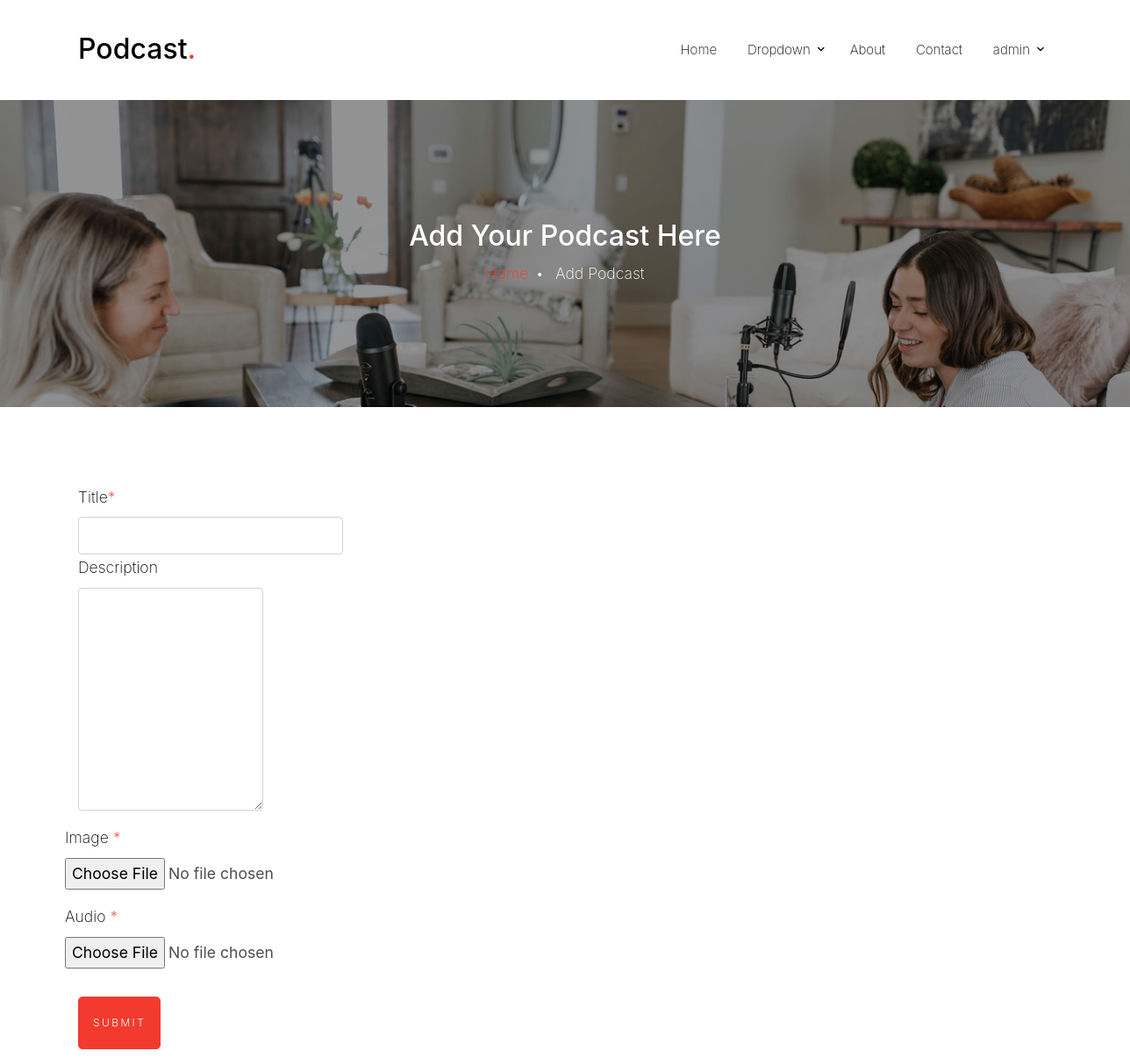
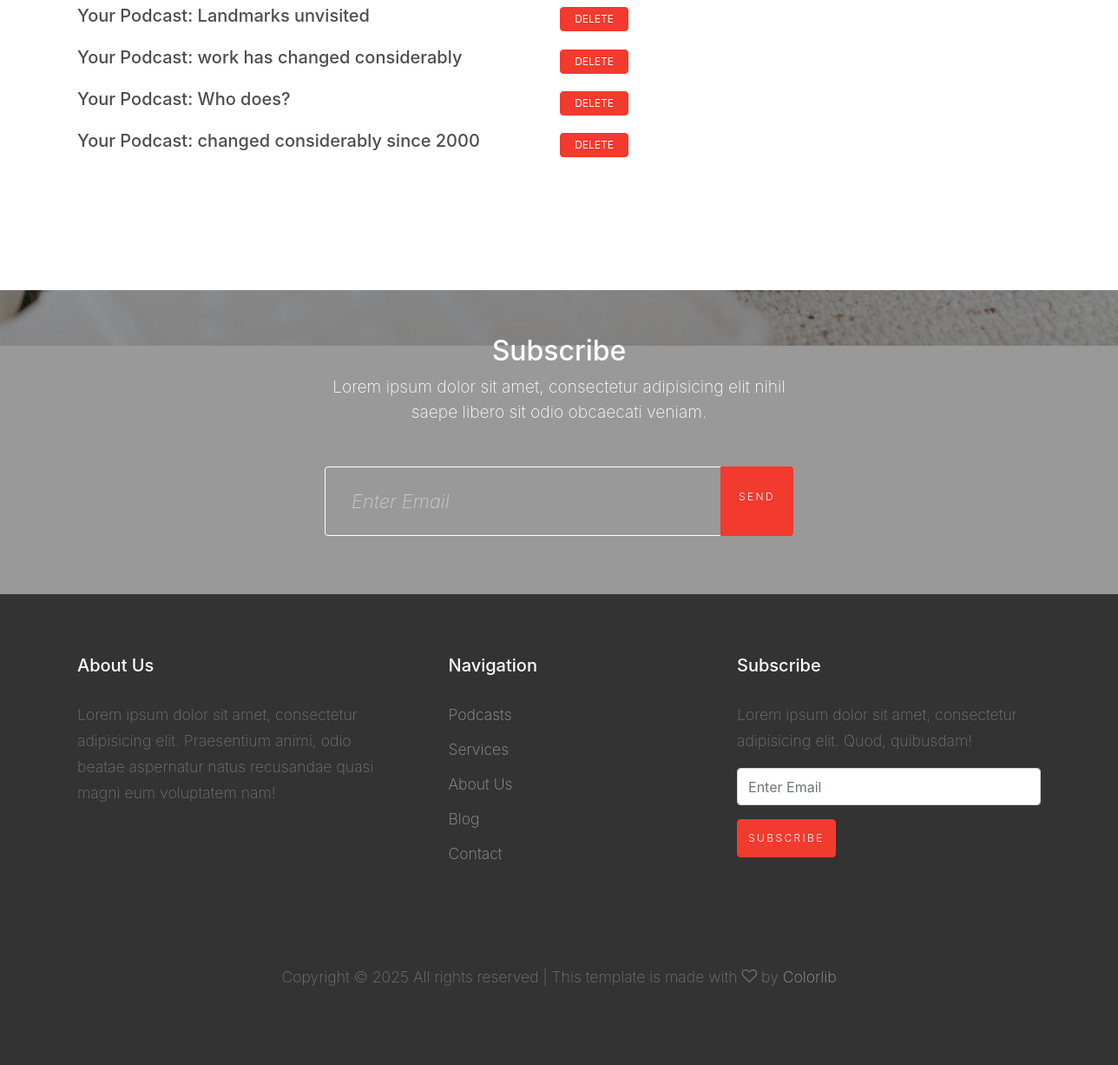
The app's page /add/ (signed in) with its own data (2 pictures, top to bottom).
### podcast_detail/models.py (models this page shows, shortened)
class Podcast(models.Model):
    title = models.CharField(max_length=100)
    body = models.CharField(max_length=300, null=True, blank=True)
    image = models.ImageField(upload_to='media', default='img_5.jpg', null=True, blank=True)
    created_at = models.DateTimeField(auto_now_add=True)
    mp3_file = models.FileField(upload_to='podcasts/')
    duration = models.DurationField(blank=True, null=True)
    author = models.ForeignKey(User, on_delete=models.CASCADE, blank=True, null=True)
    date=models.DateTimeField(auto_now_add=True)

### podcast_detail/views.py (the view)
# urls.py: path('add/', views.add_podcast, name='add_podcast'),
@login_required
def add_podcast(request):
    if request.method == 'POST':
        form = AddPodcastForm(request.POST, request.FILES)
        if form.is_valid():
            podcast = form.save(commit=False)
            podcast.author = request.user
            podcast.save()
            messages.success(request, "You have added a podcast Now")
            return redirect('add_podcast')
    else:
        form = AddPodcastForm()
    podcasts = Podcast.objects.filter(author=request.user)
    return render(request, 'podcast_detail/add_podcast.html', {'form': form, 'podcasts':podcasts})

### podcast_detail/forms.py
class AddPodcastForm(forms.ModelForm):
    class Meta:
        model = Podcast
        fields = ['title', 'body', 'image', 'mp3_file', 'duration', 'author']
        widgets = {
            'title': forms.TextInput(attrs={'class': 'form-control'}),
            'body': forms.Textarea(attrs={'class': 'form-control'}),
            'image': forms.ClearableFileInput(attrs={'class': 'form-control-file'}),
            'mp3_file': forms.ClearableFileInput(attrs={'class': 'form-control-file'}),
            'duration': forms.TimeInput(attrs={'class': 'form-control', 'type': 'time'}),
        }

### podcast_detail/templates/podcast_detail/add_podcast.html (shortened to what this page needs)
{% extends "base.html" %}
{% load static %}
{% load widget_tweaks %}
{% block content %}
    <div class="site-blocks-cover overlay inner-page-cover"
         style="background-image: url({% static 'images/hero_bg_1.jpg' %});" data-aos="fade"
         data-stellar-background-ratio="0.5">
        <div class="container">
            <div class="row align-items-center justify-content-center text-center">
                <div class="col-md-6" data-aos="fade-up" data-aos-delay="400">
                    <h2 class="text-white">Add Your Podcast Here</h2>
                    <a href="#">Home</a><span class="mx-2 text-white">&bullet;</span> <span
                        class="text-white">Add Podcast</span>
                </div>
            </div>
        </div>
    </div>
    <div class="site-section">
        <div class="container" data-aos="fade-up">
            <div class="row">
                <div class="col-md-7 mb-5">
                    <form method="post" class="bg-white" enctype="multipart/form-data">
                        <div class="">
                            <div class="form-group row">
                                <div class="col-md-6">
                                    <label for="c_fname" class="text-black"> Title<span
                                            class="text-danger">*</span></label>
                                    {{ form.title }}
                                </div>
                                <div class="form-group">
                                    <div class="col-md-6">
                                        <label for="c_lname" class="text-black">Description</label>
                                        {{ form.body }}
                                    </div>
                                </div>
                                <div class="form-group row">
                                    <div class="col-md-12">
                                        <label for="c_email" class="text-black">Image <span
                                                class="text-danger">*</span></label>
                                        {{ form.image }}
                                    </div>
                                </div>
                                <div class="form-group row">
                                    <div class="col-md-12">
                                        <label for="c_email" class="text-black">Audio <span
                                                class="text-danger">*</span></label>
                                        {{ form.mp3_file }}
                                    </div>
                                </div>
                                <div class="col-lg-12">
                                    <button type="submit" class="btn btn-primary btn-lg" value="Send">Submit</button>
                                </div>
                                {% for podcast in podcasts %}
                                    <div class="d-flex col-12 align-items-center mt-3 justify-content-between">
                                        <h5>Your Podcast: {{ podcast.title }}</h5>
                                        <form action="{% url 'delete_podcast' podcast.title %}" method="post">
                                            <button type="submit" class="btn py-1 px-3 btn-danger">Delete</button>
                                        </form>
                                    </div>
                                {% endfor %}
                            </div>
                        </div>
                </div>
            </div>
        </div>
    </div>
    </div>
    <div class="site-blocks-cover overlay inner-page-cover"
         style="background-image: url({% static 'images/hero_bg_1.jpg' %});" data-aos="fade"
         data-stellar-background-ratio="0.5">
        <div class="container">
            <div class="row align-items-center justify-content-center text-center">
                <div class="col-md-6" data-aos="fade-up" data-aos-delay="400">
                    <h2>Subscribe</h2>
                    <p class="mb-5">Lorem ipsum dolor sit amet, consectetur adipisicing elit nihil saepe libero sit odio
                        obcaecati veniam.</p>
                    <form action="#" method="post" class="site-block-subscribe">
                        <div class="input-group mb-3">
                            <input type="text" class="form-control border-secondary text-white bg-transparent"
                                   placeholder="Enter Email" aria-label="Enter Email" aria-describedby="button-addon2">
                            <div class="input-group-append">
                                <button class="btn btn-primary" type="button" id="button-addon2">Send</button>
                            </div>
                        </div>
                    </form>
                </div>
            </div>
        </div>
    </div>
{% endblock %}

### templates/base.html (shortened to what this page needs)
{% load static %}
<!DOCTYPE html>
<html lang="en">
<head>
    <link rel="stylesheet" href="{% static "fonts/icomoon/style.css" %}">
    <link rel="stylesheet" href="{% static "css/bootstrap.min.css" %}">
    <link rel="stylesheet" href="{% static "css/magnific-popup.css" %}">
    <link rel="stylesheet" href="{% static "css/jquery-ui.css" %}">
    <link rel="stylesheet" href="{% static "css/owl.carousel.min.css" %}">
    <link rel="stylesheet" href="{% static "css/owl.theme.default.min.css" %}">
    <link rel="stylesheet" href="https://cdn.jsdelivr.net/npm/mediaelement@4.2.7/build/mediaelementplayer.min.css">
    <link rel="stylesheet" href="{% static "css/aos.css" %}">
    <link rel="stylesheet" href="{% static "css/style.css" %}">
</head>
<body>
<div class="site-wrap">
    <header class="site-navbar py-4" role="banner">
        <div class="container">
            <div class="row align-items-center">
                <div class="col-3">
                    <h1 class="site-logo"><a href="index.html" class="h2">Podcast<span class="text-primary">.</span>
                    </a></h1>
                </div>
                <div class="col-9">
                    <nav class="site-navigation position-relative text-right text-md-right" role="navigation">
                        <ul class="site-menu js-clone-nav d-none d-lg-block">
                            <li class="{% if request.resolver_match.url_name == "home" %} active {% endif %}">
                                            <a
                                                    href="{% url "home" %}">Home</a></li>
                            <li class="has-children">
                                <a href="#">Dropdown</a>
                            </li>
                            <li class="{% if request.resolver_match.url_name == "about" %} active {% endif %}">
                                            <a
                                                    href="{% url "about" %}">About</a></li>
                            <li class="{% if request.resolver_match.url_name == "contact" %} active {% endif %}">
                                            <a
                                                    href="{% url "contact" %}">Contact</a></li>
                            {% if request.user.is_authenticated %}
                                <li class="has-children">
                                    <a href="#">{{ request.user.username }}</a>
                                </li>
                            {% endif %}
                        </ul>
                    </nav>
                </div>
            </div>
        </div>
    </header>
    {% block content %}
    {% endblock %}
    <footer class="site-footer">
        <div class="container">
            <div class="row">
                <div class="col-lg-4">
                    <h3>About Us</h3>
                    <p>Lorem ipsum dolor sit amet, consectetur adipisicing elit. Praesentium animi, odio beatae
                        aspernatur natus recusandae quasi magni eum voluptatem nam!</p>
                </div>
                <div class="col-lg-3 mx-auto">
                    <h3>Navigation</h3>
                    <ul class="list-unstyled">
                        <li><a href="#">Podcasts</a></li>
                        <li><a href="#">Services</a></li>
                        <li><a href="#">About Us</a></li>
                        <li><a href="#">Blog</a></li>
                        <li><a href="#">Contact</a></li>
                    </ul>
                </div>
                <div class="col-lg-4">
                    <h3>Subscribe</h3>
                    <p>Lorem ipsum dolor sit amet, consectetur adipisicing elit. Quod, quibusdam!</p>
                    <form action="#" class="form-subscribe">
                        <input type="email" class="form-control mb-3" placeholder="Enter Email">
                        <input type="submit" class="btn btn-primary" value="Subscribe">
                    </form>
                </div>
            </div>
            <div class="row pt-5 mt-5 text-center">
                <div class="col-md-12">
                    <p>
                        Copyright &copy;
                        All rights reserved | This template is made with <i class="icon-heart-o"
                                                                            aria-hidden="true"></i> by <a
                            href="https://colorlib.com" target="_blank">Colorlib</a>
                    </p>
                </div>
            </div>
        </div>
    </footer>
</body>
</html>

### assets/css/style.css (style rules this page uses)
body { line-height: 1.7; color: #4d4d4d; font-weight: 200; font-size: 1.1rem; }
a { -webkit-transition: .3s all ease; -o-transition: .3s all ease; transition: .3s all ease; }
.text-black { color: #000 !important; }
.site-wrap:before { -webkit-transition: .3s all ease-in-out; -o-transition: .3s all ease-in-out; transition: .3s all ease-in-out; background: rgba(0, 0, 0, 0.6); content: ""; position: absolute; z-index: 2000; top: 0; left: 0; right: 0; bottom: 0; opacity: 0; visibility: hidden; }
.btn { text-transform: uppercase; position: relative; -webkit-transition: 0.2s all ease-in-out !important; -o-transition: 0.2s all ease-in-out !important; transition: 0.2s all ease-in-out !important; top: 0; font-size: 12px; padding-top: 20px; padding-bottom: 20px; }
.btn.btn-primary { font-weight: 300; letter-spacing: .2em; }
.form-control { height: 43px; }
.site-section { padding: 2.5em 0; }
@media (min-width: 768px) { .site-section { padding: 5em 0; } }
.site-footer { padding: 4em 0; background: #333333; }
.site-footer p { color: #737373; }
.site-footer h2, .site-footer h3, .site-footer h4, .site-footer h5 { color: #fff; }
.site-footer h3 { font-size: 20px; margin-bottom: 30px; }
.site-footer a { color: #999999; }
.site-footer ul li { margin-bottom: 10px; }
.site-navbar { margin-bottom: 0px; z-index: 1999; position: relative; }
.site-navbar .site-logo a { color: #000; }
.site-navbar .site-navigation .site-menu { margin-bottom: 0; }
.site-navbar .site-navigation .site-menu a { text-decoration: none !important; font-size: 15px; display: inline-block; }
.site-navbar .site-navigation .site-menu > li { display: inline-block; padding: 10px 5px; }
.site-navbar .site-navigation .site-menu > li > a { padding: 10px 10px; color: #000; font-size: 15px; text-decoration: none !important; }
.site-navbar .site-navigation .site-menu .has-children { position: relative; }
.site-navbar .site-navigation .site-menu .has-children > a { position: relative; padding-right: 20px; }
.site-navbar .site-navigation .site-menu .has-children > a:before { position: absolute; content: "\e313"; font-size: 16px; top: 50%; right: 0; -webkit-transform: translateY(-50%); -ms-transform: translateY(-50%); transform: translateY(-50%); font-family: 'icomoon'; }
.site-mobile-menu .site-nav-wrap { padding: 0; margin: 0; list-style: none; position: relative; }
.site-mobile-menu .site-nav-wrap a { padding: 10px 20px; display: block; position: relative; color: #212529; }
.site-mobile-menu .site-nav-wrap li { position: relative; display: block; }
.site-mobile-menu .site-nav-wrap > li { display: block; position: relative; float: left; width: 100%; }
.site-mobile-menu .site-nav-wrap > li > a { padding-left: 20px; font-size: 20px; }
.site-blocks-cover { background-size: cover; background-repeat: no-repeat; background-position: top; background-position: center center; }
.site-blocks-cover.overlay { position: relative; }
.site-blocks-cover.overlay:before { position: absolute; content: ""; left: 0; bottom: 0; right: 0; top: 0; background: rgba(0, 0, 0, 0.4); }
.site-blocks-cover, .site-blocks-cover .row { min-height: 600px; height: calc(100vh); }
.site-blocks-cover.inner-page-cover, .site-blocks-cover.inner-page-cover .row { min-height: 350px; height: calc(20vh); }
.site-blocks-cover h2, .site-blocks-cover h3, .site-blocks-cover h4, .site-blocks-cover h5 { color: #fff; }
.site-blocks-cover p { color: #fff; font-size: 1.2rem; line-height: 1.5; }
.form-subscribe .btn { padding-top: 12px; padding-bottom: 12px; }
.site-block-subscribe .btn { padding-left: 20px; padding-right: 20px; padding-top: 10px !important; }
.site-block-subscribe .form-control { font-weight: 300; border-color: #fff !important; height: 80px; font-size: 22px; color: #fff; padding-left: 30px; padding-right: 30px; }

### records on screen
Podcast: title "Landmarks unvisited"
Podcast: title "work has changed considerably"
Podcast: title "Who does?"
Podcast: title "changed considerably since 2000"

### other values on screen
{{ request.user.username }} "admin"
